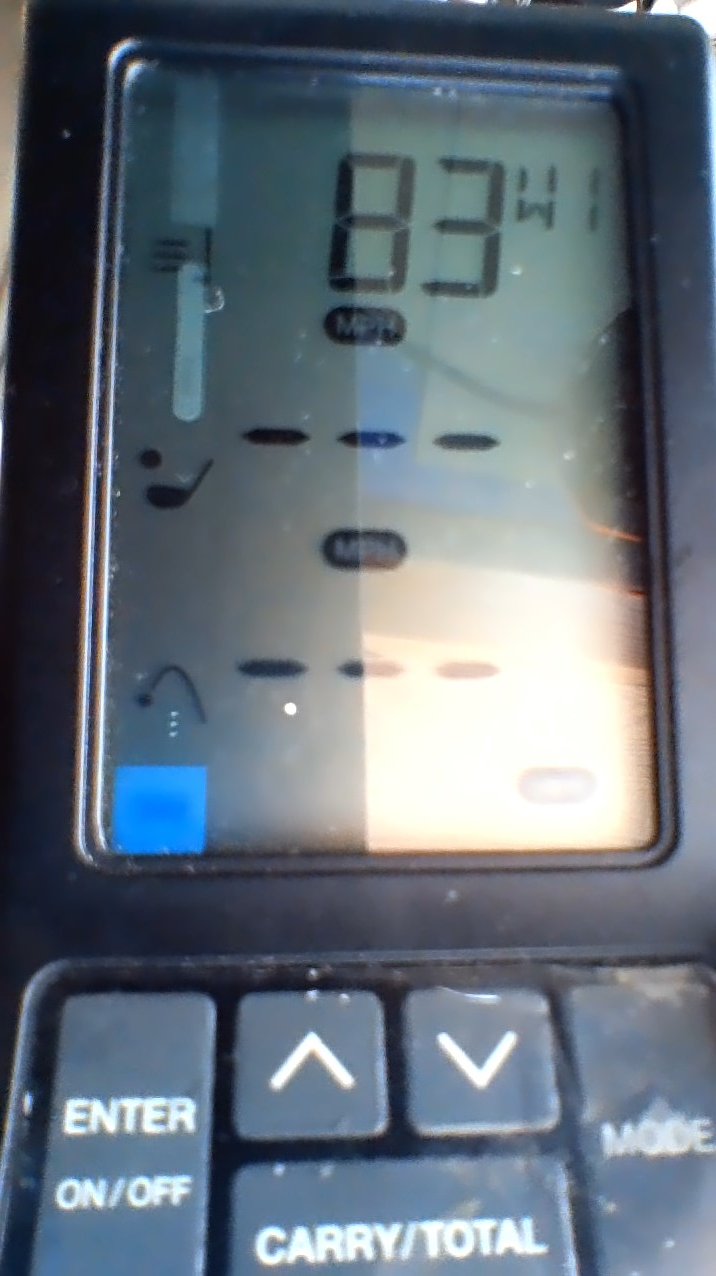
#> input picture images/launch-monitor-2.jpg, 716 x 1276 px
$ python color-filtering.py
#> lines starting #> are read from the running program, lines starting #| are printed output that depends on the picture; after the words box and inside, x2 and y2 are one past the last pixel; in counts of white or black regions, pixels touching at a corner belong together
import cv2
import numpy as np
import matplotlib.pyplot as plt

launchMonitor = cv2.imread('images/launch-monitor-2.jpg')
#> launchMonitor is the input picture: shape (1276, 716, 3); mean B, G, R 122.3, 111.3, 99.6

hsv = cv2.cvtColor(launchMonitor,cv2.COLOR_BGR2HSV)
#> hsv: shape (1276, 716, 3); mean H, S, V 95.6, 69, 125.3

lower_black = np.array([10,10,10])
upper_black = np.array([180,180,180])

mask = cv2.inRange(hsv,lower_black,upper_black)
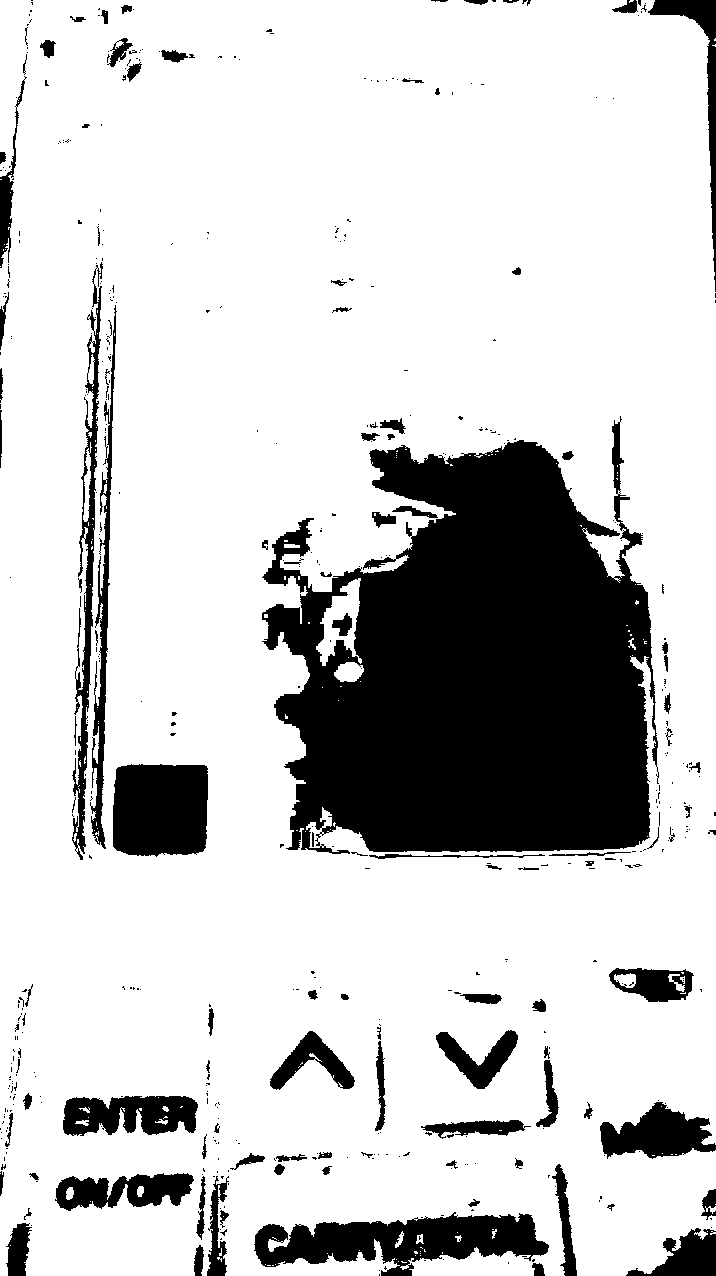
#> mask: shape (1276, 716); 80% white; 511 black regions (401 under 20 px), largest, box (x1, y1, x2, y2) and area: (262, 416, 659, 854) 118733, (254, 1212, 549, 1276) 10526, (113, 764, 208, 857) 8260
res = cv2.bitwise_and(launchMonitor,launchMonitor, mask=mask)
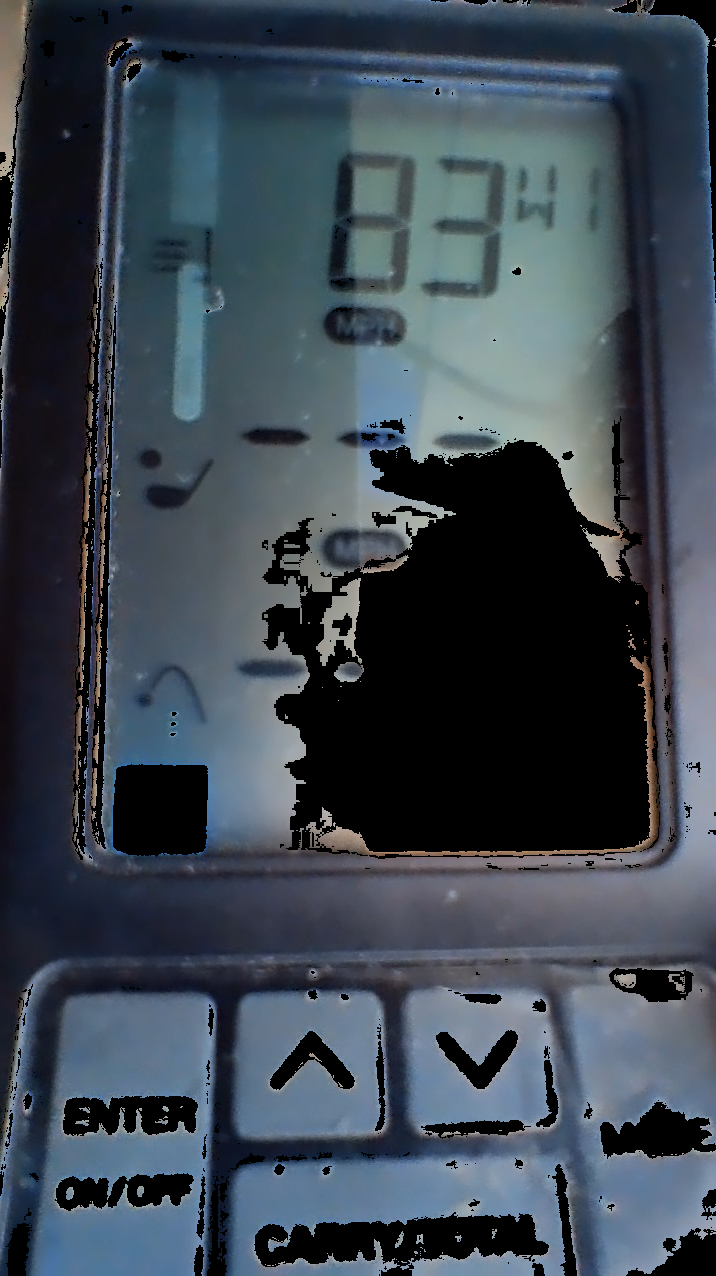
#> res: shape (1276, 716, 3); mean B, G, R 81.5, 71, 60.7

cv2.imshow('original',launchMonitor)
cv2.imshow('mask',mask)
cv2.imshow('res',res)

kernel = np.ones((15,15),np.float32)/225
smoothed = cv2.filter2D(res,-1,kernel)

cv2.imshow('Averaging',smoothed)

blur = cv2.GaussianBlur(res,(15,15),0)
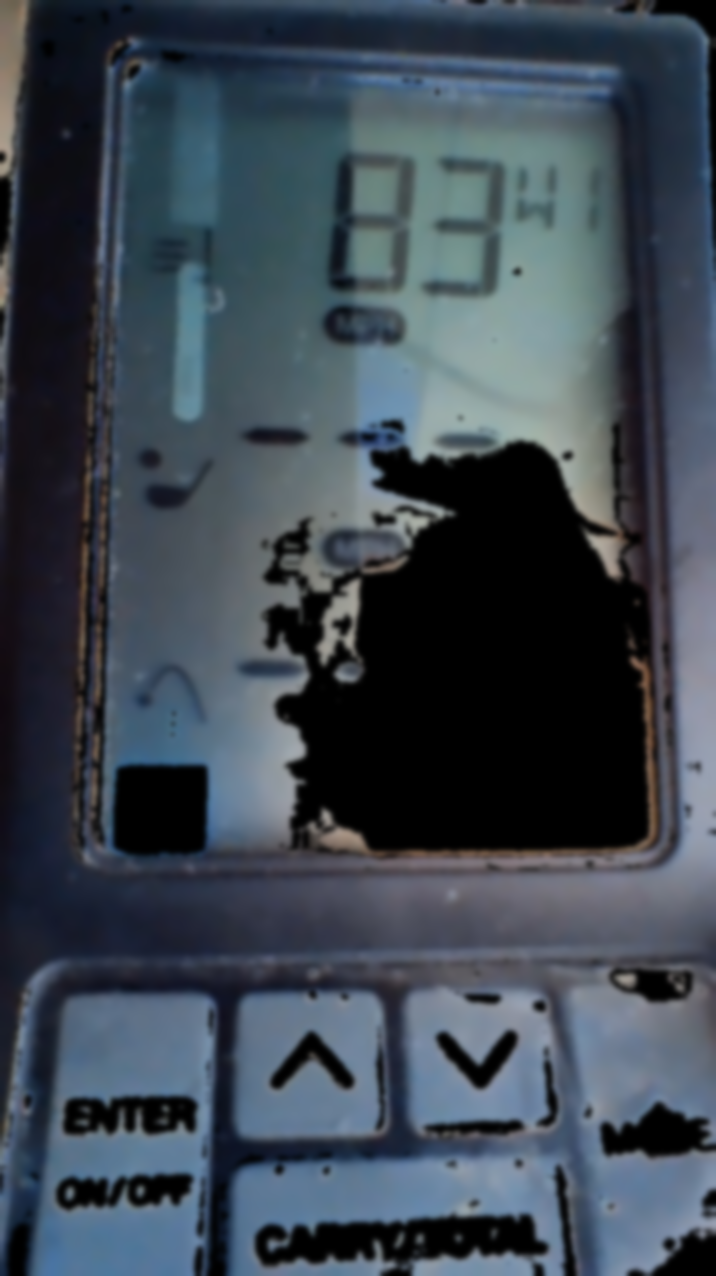
#> blur: shape (1276, 716, 3); mean B, G, R 81.6, 71, 60.7
cv2.imshow('Gaussian Blurring',blur)

median = cv2.medianBlur(res,15)
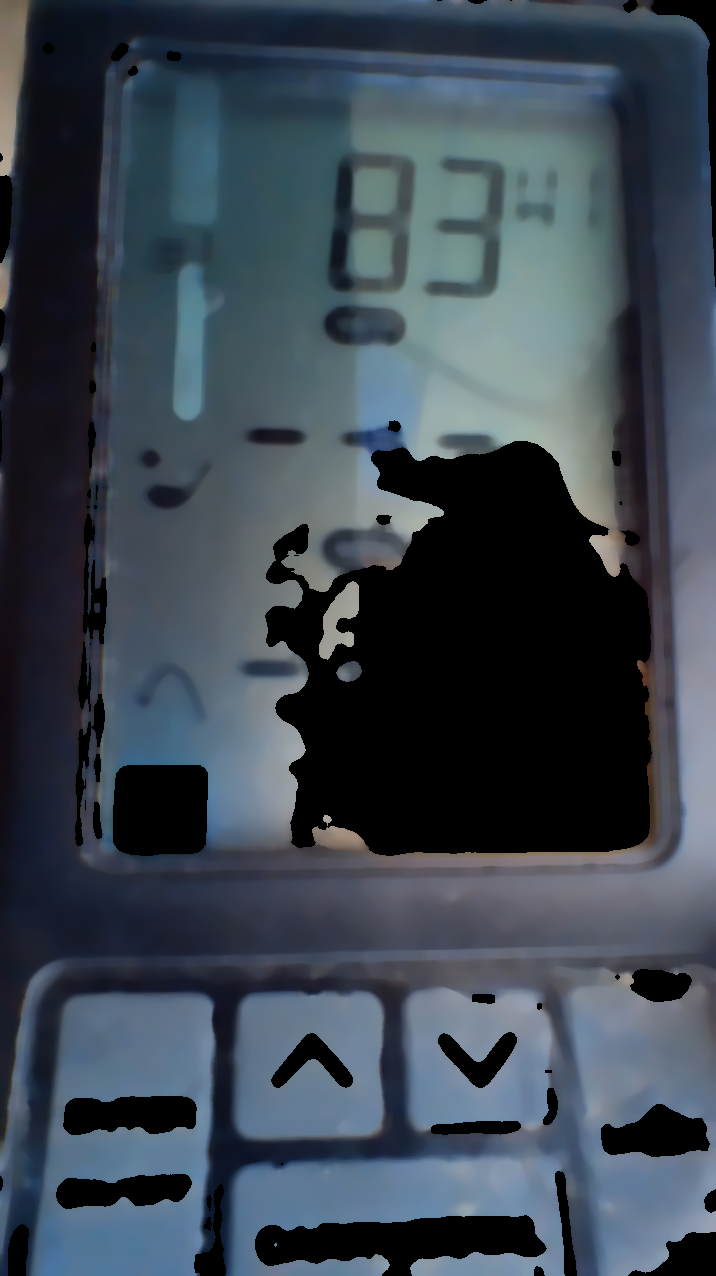
#> median: shape (1276, 716, 3); mean B, G, R 81.2, 70.4, 59.8
cv2.imshow('Median Blur',median)

bilateral = cv2.bilateralFilter(res,15,75,75)
cv2.imshow('bilateral Blur',bilateral)

cv2.waitKey(0)
cv2.destroyAllWindows()

$ run again, with images/launch-monitor.jpg copied over images/launch-monitor-2.jpg
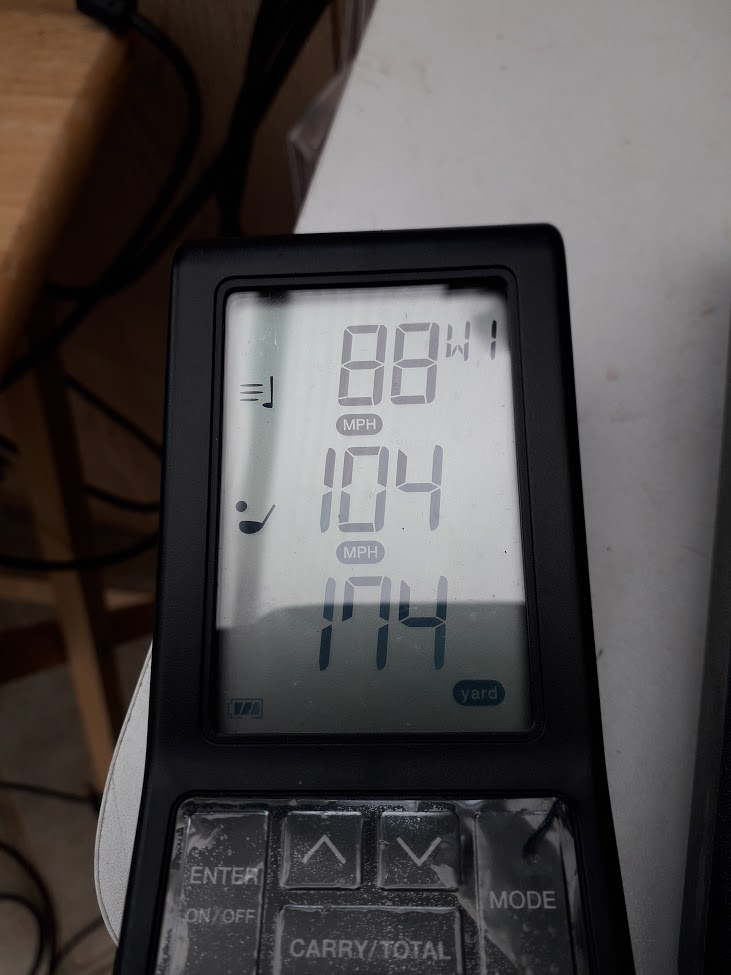
#> input picture images/launch-monitor.jpg, 731 x 975 px
#> launchMonitor is the input picture: shape (975, 731, 3); mean B, G, R 75.8, 75.9, 79.6
#> hsv: shape (975, 731, 3); mean H, S, V 90.5, 57.7, 81.7
#> `mask = cv2.inRange(hsv,lower_black,upper_black)`:
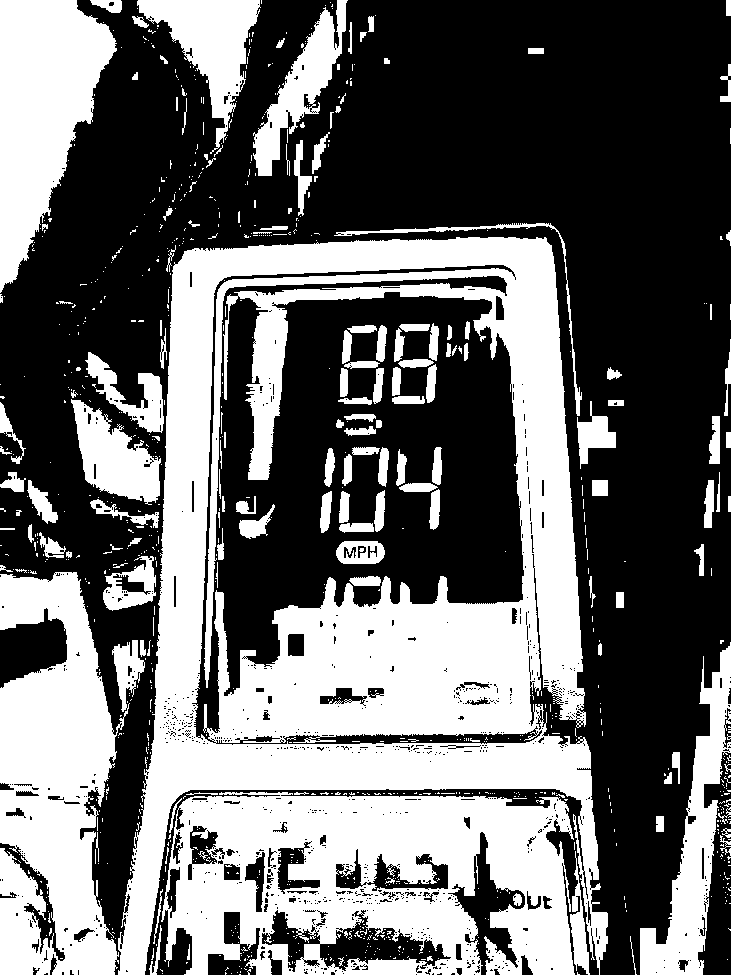
#> mask: shape (975, 731); 41.7% white; 915 white regions (761 under 20 px), largest, box (x1, y1, x2, y2) and area: (118, 237, 608, 975) 132991, (161, 792, 575, 975) 53154, (0, 572, 145, 975) 35547
#> `median = cv2.medianBlur(res,15)`:
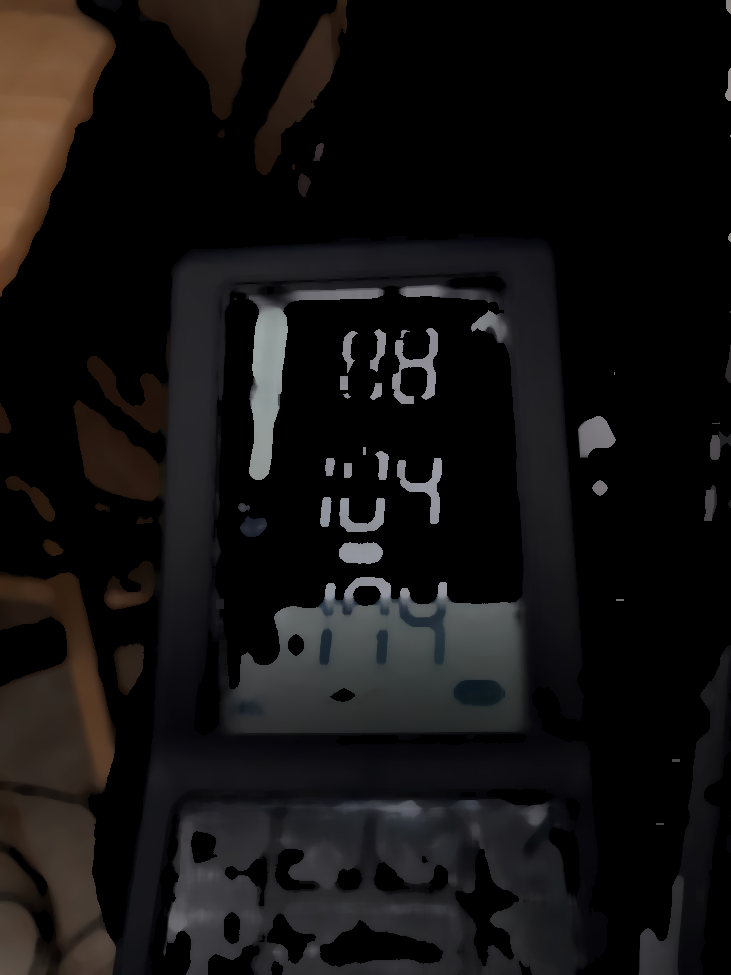
#> median: shape (975, 731, 3); mean B, G, R 17.4, 17.7, 19.5
